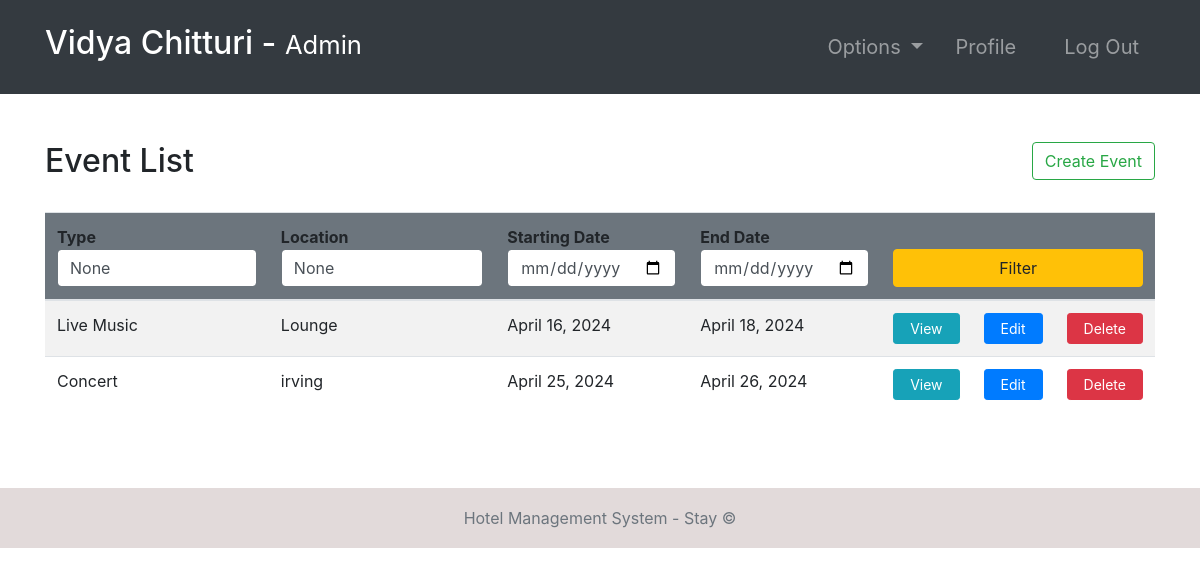
/events/ (signed in), run on the app's committed database.
### hotel/models.py (models this page shows, shortened)
class Event(models.Model):
    EVENT_TYPES = (
        ('Movie', 'Movie'),
        ('Theater', 'Theater'),
        ('Conference', 'Conference'),
        ('Concert', 'Concert'),
        ('Entertainment', 'Entertainment'),
        ('Live Music', 'Live Music'),
    )
    eventType = models.CharField(max_length=20, choices=EVENT_TYPES)
    location = models.CharField(max_length=100)
    startDate = models.DateField()
    endDate = models.DateField()
    explanation = models.TextField()

### hotel/views.py (the view, shortened to what this page needs)
# urls.py: path('events/', events, name="events"),
@login_required(login_url='login')
def events(request):
    role = str(request.user.groups.all()[0])
    path = role + "/"
    events = Event.objects.all()
    attendedEvents = None
    if role == 'guest':
        attendedEvents = EventAttendees.objects.filter(
            guest=request.user.guest)
    context = {
        "role": role,
        'events': events,
        'attendedEvents': attendedEvents,
        "type": request.POST.get("type"),
        "location": request.POST.get("location"),
        "fd": request.POST.get("fd"),
        "ed": request.POST.get("ed")
    }
    return render(request, path + "events.html", context)

### Templates/admin/events.html
{% extends '../index.html' %}
{% block context %}
{% include '../common_pages/authorized-events.html' %}
{% endblock %}

### Templates/incs/nav.html (shortened to what this page needs)
<nav class="navbar navbar-dark bg-dark navbar-expand-lg py-3 " role="navigation">
    <div class="container">
        <a href="" class="navbar-brand">
            <h2 class="text-capitalize">
                {{ request.user.first_name }} {{ request.user.last_name }} -
                <small>
                    {{ role }}
                </small>
            </h2>
        </a>
        <div class="collapse navbar-collapse" id="navbarTags">
            <ul class="navbar-nav ml-auto">
                <li class="nav-item dropdown p-2">
                    <a class="nav-link dropdown-toggle" href="#" id="navbarDropdown" role="button"
                        data-toggle="dropdown" aria-haspopup="true" aria-expanded="false">
                        Options
                    </a>
                </li>
                <li class="nav-item mr-3 p-2">
                    {% if role == 'staff' or role == 'receptionist' or role == 'admin' or role == 'manager' %}
                    <a href="{% url 'employee-profile' user.id %}" class="nav-link">Profile</a>
                    {% endif %}
                </li>
                <li class="nav-item p-2 ">
                    <a href="{% url 'logout' %}" class="nav-link">Log Out</a>
                </li>
            </ul>
        </div>
    </div>
</nav>

### Templates/common_pages/authorized-events.html (shortened to what this page needs)
<div class="container py-5">
    <div class="table-header row">
        <div class="col-sm-9 col-md-9 col-lg-9 mb-4">
            <h2>Event List</h2>
        </div>
        {% if role == "manager" or role == "admin"%}
        <div class="col-sm-3 col-md-3 col-lg-3 mb-4">
            <form action="" method="post">
                <a href="{% url 'createEvent' %}" class="float-right btn btn-outline-success" type="submit">Create
                    Event</a>
            </form>
        </div>
        {% endif %}
    </div>
    <table class="table table-hover table-striped">
        <thead class="bg-secondary rounded">
            <tr>
                <form action="" method="POST">
                    <th>Type <input type="text" name="type" value="{{type}}"
                            class="form-control border border-secondary"></th>
                    <th>Location <input type="text" name="location" value="{{location}}"
                            class="form-control border border-secondary"></th>
                    <th>Starting Date <input type="date" name="fd" value="{{fd}}"
                            class="form-control border border-secondary"></th>
                    <th>End Date <input type="date" name="ed" value="{{ed}}"
                            class="form-control border border-secondary"></th>
                    <th colspan="3"><button type="submit" name="filter" class="btn btn-warning w-100">Filter</button>
                    </th>
                </form>
            </tr>
        </thead>
        <tbody>
            {% for event in events %}
            <tr>
                <td>{{ event.eventType }}</td>
                <td>{{ event.location }}</td>
                <td>{{ event.startDate }}</td>
                <td>{{ event.endDate }}</td>
                <td> <a href="{% url 'event-profile' event.id %}" class="btn btn-sm btn-info px-3">View</a></td>
                {% if role == "manager" or role == "admin" %}
                <td> <a href="{% url 'event-edit' event.id %}" class="btn btn-sm btn-primary px-3">Edit</a></td>
                <td> <a href="{% url 'deleteEvent' event.id %}" class="btn btn-sm btn-danger px-3">Delete</a> </td>
                {% endif %}
            </tr>
            {% endfor %}
        </tbody>
    </table>
</div>

### static/css/main.css (style rules this page uses)
* { margin: 0; padding: 0; -webkit-font-smoothing: antialiased; }
body { position: relative; }
nav .nav-item { font-size: 20px; }

### data on the page
Event: eventType "Live Music", location "Lounge", startDate "April 16, 2024", endDate "April 18, 2024"
Event: eventType "Concert", location "irving", startDate "April 25, 2024", endDate "April 26, 2024"

### other printed values
{{ request.user.first_name }} "Vidya"
{{ request.user.last_name }} "Chitturi"
{{ role }} "Admin"
